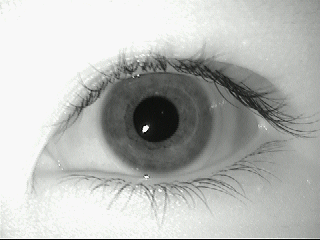
#> input picture P2/entradas/aeval1.bmp, 320 x 240 px; its folder holds only this picture in this run
$ python practica2.py
#> lines starting #> are read from the running program, lines starting #| are printed output that depends on the picture; after the words box and inside, x2 and y2 are one past the last pixel; in counts of white or black regions, pixels touching at a corner belong together
import cv2
import os
import numpy as np
from skimage.filters import sobel
from skimage.segmentation import active_contour

output_folders = [
    'salidas',
    'salidas/pestanas',
    'salidas/brillospupila',
    'salidas/irispupila',
    'salidas/esclerotica'
]

for folder in output_folders:
    os.makedirs(folder, exist_ok=True)

def detectar_pupila_iris(image):
    # Detecto círculos en la imagen que correspondan a pupila e iris
    circles_pupil = cv2.HoughCircles(image, cv2.HOUGH_GRADIENT, dp=1.2, minDist=20, param1=50, param2=30, minRadius=10, maxRadius=40)
    circles_iris = cv2.HoughCircles(image, cv2.HOUGH_GRADIENT, dp=1.2, minDist=20, param1=50, param2=30, minRadius=30, maxRadius=60)

    if circles_pupil is not None:
        circles_pupil = np.round(circles_pupil[0, :]).astype("int")
        pupil = circles_pupil[0]

    if circles_iris is not None:
        circles_iris = np.round(circles_iris[0, :]).astype("int")
        iris = circles_iris[0]

    return pupil, iris

def dibujar_parabola(image, top_left, bottom_right, orientation="U"):
    # Dibujo una parábola según puntos y orientación que se indica
    points = obtener_puntos_parabola(top_left, bottom_right, orientation)
    for x, y in points:
        if top_left[1] <= y < bottom_right[1]:
            image[y, x] = (255, 255, 0)

def obtener_puntos_parabola(top_left, bottom_right, orientation="U"):
    # Calculo los puntos de la parábola
    width = bottom_right[0] - top_left[0]
    height = bottom_right[1] - top_left[1]
    points = []

    a = 4 * height / (width * width)
    for x in range(top_left[0], bottom_right[0]):
        normalized_x = x - top_left[0]
        y_offset = int(a * (width / 2 - normalized_x) ** 2)
        y = bottom_right[1] - y_offset if orientation == "U" else top_left[1] + y_offset
        points.append((x, y))
    return points

def detectar_brillos_pupila(inImage, pupil):
    cv2.GaussianBlur(inImage, (5, 5), 0)

    # Ajusto el contraste de la imagen y detecto brillos dentro de la pupila
    contraste = np.array(255/np.log(1 + np.max(inImage)) * np.log(1 + inImage))

    contraste_pupila = np.logical_not(np.where(contraste > 160, 1, 0)).astype(np.uint8)

    # Creo una máscara para delimitar la pupila
    mask = np.zeros_like(contraste_pupila)
    if pupil is not None:
        cv2.circle(mask, (pupil[0], pupil[1]), pupil[2], 1, thickness=-1)

    contraste_pupila = cv2.bitwise_and(contraste_pupila, mask)

    contornos, _ = cv2.findContours(contraste_pupila, cv2.RETR_TREE, cv2.CHAIN_APPROX_SIMPLE)

    color_image = cv2.cvtColor(inImage, cv2.COLOR_GRAY2BGR)

    # Dibujo los contornos pequeños en rojo
    for c in contornos:
        if cv2.contourArea(c) < 500:
            cv2.drawContours(color_image, [c], 0, (0, 0, 255), 1)  # Contorno de brillos en rojo con grosor 2

    return color_image

def detectarPestanas(inImage, pupil, iris):

    #Dibujo los contornos de pupila e iris en la imagen, para facilitar el trabajo a Canny
    if pupil is not None:
        cv2.circle(inImage, (pupil[0], pupil[1]), pupil[2], 255, 1)
    if iris is not None:
        cv2.circle(inImage, (iris[0], iris[1]), iris[2], 255, 1)

    # Creo una máscara para no detectar pestañas en zonas muy superiores en la imagen
    mask = np.ones_like(inImage, dtype=np.uint8) * 255
    if iris is not None:
        limite_superior = max(0, iris[1] - iris[2] - 25)
        mask[0:limite_superior, :] = 0

    # Aplico Canny para detectar las pestañas
    edges= cv2.Canny(inImage, 100, 200)
    canny = cv2.bitwise_and(edges, edges, mask=mask)

    return canny


def detectar_esclerotica(inImage, top_parabola_points, bottom_parabola_points, iris):

    # Detecto la región de la esclerótica delimitada por dos parábolas y el iris
    mask = np.zeros(inImage.shape[:2], dtype=np.uint8)

    # Creo un contorno a partir de las parábolas
    top_points = np.array(top_parabola_points, dtype=np.int32)
    bottom_points = np.array(bottom_parabola_points, dtype=np.int32)
    contour_points = np.vstack((top_points, bottom_points[::-1]))
    cv2.fillPoly(mask, [contour_points], 255)

    if iris is not None:
        iris_mask = np.zeros_like(mask)
        cv2.circle(iris_mask, (iris[0], iris[1]), iris[2], 255, -1)
        mask = cv2.bitwise_and(mask, cv2.bitwise_not(iris_mask))

    thresh = cv2.adaptiveThreshold(inImage, 255, cv2.ADAPTIVE_THRESH_GAUSSIAN_C, cv2.THRESH_BINARY, 11, 2)

    kernel = np.ones((5, 5), np.uint8)
    sclera_region = cv2.morphologyEx(cv2.bitwise_and(mask, thresh), cv2.MORPH_CLOSE, kernel)

    return sclera_region

def procesar_imagen(filename, input_folder, output_folder):

    image = cv2.imread(os.path.join(input_folder, filename), cv2.IMREAD_GRAYSCALE)
    blurred = cv2.GaussianBlur(image, (11, 11), 2)

    pupil, iris = detectar_pupila_iris(blurred)
    brillos = detectar_brillos_pupila(image, pupil)
    pestanas = detectarPestanas(image, pupil, iris)

    color_image = cv2.cvtColor(image, cv2.COLOR_GRAY2BGR)

    if pupil is not None:
        cv2.circle(color_image, (pupil[0], pupil[1]), pupil[2], (255, 0, 0), 2)
    if iris is not None:
        cv2.circle(color_image, (iris[0], iris[1]), iris[2], (0, 255, 0), 2)

    cv2.imwrite(os.path.join(output_folder, 'irispupila', f"iris_pupila_{filename}"), color_image)
    cv2.imwrite(os.path.join(output_folder, 'brillospupila', f"brillos_{filename}"), brillos)
    cv2.imwrite(os.path.join(output_folder, 'pestanas', f"pestanas_{filename}"), pestanas)

    if pupil is not None and iris is not None:
        roi_left = int(iris[0] - iris[2] * 2.2)
        roi_right = int(iris[0] + iris[2] * 2.2)
        roi_top = int(iris[1] - iris[2])
        roi_bottom = int(iris[1] + iris[2] * 1.3)
        mid_y = (roi_top + roi_bottom) // 2

        top_parabola = obtener_puntos_parabola((roi_left, roi_top), (roi_right, mid_y), orientation="inverted_U")
        bottom_parabola = obtener_puntos_parabola((roi_left, mid_y), (roi_right, roi_bottom), orientation="U")
        sclera_region = detectar_esclerotica(image, top_parabola, bottom_parabola, iris)

        sclera_image = cv2.cvtColor(image, cv2.COLOR_GRAY2BGR)
        sclera_image[sclera_region > 0] = [0, 255, 255]
        cv2.circle(sclera_image, (iris[0], iris[1]), iris[2], (0, 255, 0), 2)
        cv2.circle(sclera_image, (pupil[0], pupil[1]), pupil[2], (255, 0, 0), 2)
        cv2.imwrite(os.path.join(output_folder, 'esclerotica', f"esclerotica_{filename}"), sclera_image)

        roi = image[roi_top:roi_bottom, roi_left:roi_right]
        image[roi_top:roi_bottom, roi_left:roi_right] = cv2.equalizeHist(roi)

        cv2.rectangle(color_image, (roi_left, roi_top), (roi_right, roi_bottom), (0, 0, 255), 2)
        cv2.line(color_image, (roi_left, mid_y), (roi_right, mid_y), (0, 0, 255), 2)
        dibujar_parabola(color_image, (roi_left, roi_top), (roi_right, mid_y), orientation="inverted_U")
        dibujar_parabola(color_image, (roi_left, mid_y), (roi_right, roi_bottom), orientation="U")
        cv2.imwrite(os.path.join(output_folder, f"resultado_{filename}"), color_image)
    else:
        print(f"No se encontró pupila ni iris en {filename}")

input_folder = 'entradas'
output_folder = 'salidas'

for filename in os.listdir(input_folder):
    if filename.endswith('.bmp'):
       procesar_imagen(filename, input_folder, output_folder)
#> in procesar_imagen, `blurred = cv2.GaussianBlur(image, (11, 11), 2)`:
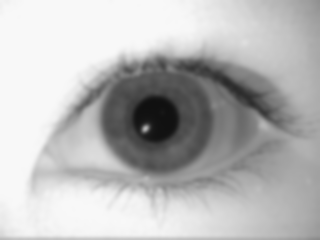
#> blurred: shape (240, 320); min 16, max 248, mean 185.1
#> in detectar_pupila_iris, `circles_pupil = cv2.HoughCircles(image, cv2.HOUGH_GRADIENT, dp=1.2, mi..`: circles_pupil = [[154.2, 118.2, 23.32]]
#> in detectar_pupila_iris, `circles_iris = cv2.HoughCircles(image, cv2.HOUGH_GRADIENT, dp=1.2, min..`: circles_iris = [[156.6, 119.4, 55.32], [135, 115.8, 56.52]]
#> in detectar_pupila_iris, `circles_pupil = np.round(circles_pupil[0, :]).astype("int")`: circles_pupil = [[154, 118, 23]]
#> in detectar_pupila_iris, `pupil = circles_pupil[0]`: pupil = [154, 118, 23]
#> in detectar_pupila_iris, `circles_iris = np.round(circles_iris[0, :]).astype("int")`: circles_iris = [[157, 119, 55], [135, 116, 57]]
#> in detectar_pupila_iris, `iris = circles_iris[0]`: iris = [157, 119, 55]
#> in procesar_imagen, `pupil, iris = detectar_pupila_iris(blurred)`: pupil = [154, 118, 23]; iris = [157, 119, 55]
#> in detectar_brillos_pupila, `contraste = np.array(255/np.log(1 + np.max(inImage)) * np.log(1 + inIm..`:
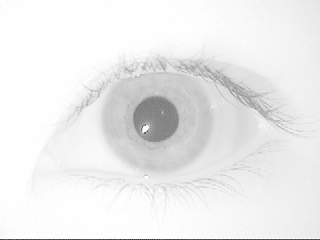
#> contraste: shape (240, 320) float16; min 50.78, max 254.9, mean 236.8
#> in detectar_brillos_pupila, `contraste_pupila = np.logical_not(np.where(contraste > 160, 1, 0)).ast..`: contraste_pupila: shape (240, 320); values 0 (black) and 1 (white), 2.4% white; 23 white regions (21 under 20 px), largest, box (x1, y1, x2, y2) and area: (133, 96, 179, 142) 1503, (0, 239, 320, 240) 320
#> in detectar_brillos_pupila, `cv2.circle(mask, (pupil[0], pupil[1]), pupil[2], 1, thickness=-1)`: mask: shape (240, 320); values 0 (black) and 1 (white), 2.2% white; 1 white region, box (x1, y1, x2, y2) and area: (131, 95, 178, 142) 1653
#> in detectar_brillos_pupila, `contraste_pupila = cv2.bitwise_and(contraste_pupila, mask)`:
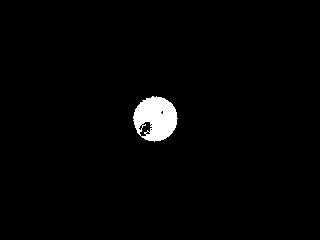
#> contraste_pupila: shape (240, 320); values 0 (black) and 1 (white), 1.9% white; 1 white region
#> in detectar_brillos_pupila, `contornos, _ = cv2.findContours(contraste_pupila, cv2.RETR_TREE, cv2.C..`: contornos = 7 contours, 5 with area under 20; largest, box (x1, y1, x2, y2) and area: (133, 96, 178, 142) 1487, (139, 121, 153, 137) 112
#> the loop in detectar_brillos_pupila, `for c in contornos:` made 7 passes
#> c on passes 3, 5: [[150, 129], [151, 128], [152, 129], [151, 130]], [[150, 124], [151, 123], [152, 124], [151, 125]]
#> after the loop in detectar_brillos_pupila, `for c in contornos:`: color_image: shape (240, 320, 3); mean B, G, R 184.7, 184.7, 184.9
#> in detectarPestanas, `limite_superior = max(0, iris[1] - iris[2] - 25)`: limite_superior = 39
#> in detectarPestanas, `edges= cv2.Canny(inImage, 100, 200)`: edges: shape (240, 320); 6% white in thin lines or dots, all inside (x1, y1, x2, y2) = (0, 43, 320, 240)
#> in procesar_imagen, `cv2.circle(color_image, (iris[0], iris[1]), iris[2], (0, 255, 0), 2)`:
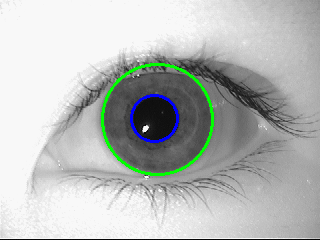
#> color_image: shape (240, 320, 3); mean B, G, R 184.4, 186.4, 183
#> in procesar_imagen, `roi_left = int(iris[0] - iris[2] * 2.2)`: roi_left = 35
#> in procesar_imagen, `roi_right = int(iris[0] + iris[2] * 2.2)`: roi_right = 278
#> in procesar_imagen, `roi_top = int(iris[1] - iris[2])`: roi_top = 64
#> in procesar_imagen, `roi_bottom = int(iris[1] + iris[2] * 1.3)`: roi_bottom = 190
#> in procesar_imagen, `mid_y = (roi_top + roi_bottom) // 2`: mid_y = 127
#> in procesar_imagen, `top_parabola = obtener_puntos_parabola((roi_left, roi_top), (roi_right..`: top_parabola = 243 pairs, first value 35 to 277, second value 64 to 127
#> in procesar_imagen, `bottom_parabola = obtener_puntos_parabola((roi_left, mid_y), (roi_righ..`: bottom_parabola = 243 pairs, first value 35 to 277, second value 127 to 190
#> in detectar_esclerotica, `top_points = np.array(top_parabola_points, dtype=np.int32)`: top_points has the same summary as top_parabola in procesar_imagen
#> in detectar_esclerotica, `bottom_points = np.array(bottom_parabola_points, dtype=np.int32)`: bottom_points has the same summary as bottom_parabola in procesar_imagen
#> in detectar_esclerotica, `contour_points = np.vstack((top_points, bottom_points[::-1]))`: contour_points = 486 pairs, first value 35 to 277, second value 64 to 190
#> in detectar_esclerotica, `cv2.fillPoly(mask, [contour_points], 255)`: mask: shape (240, 320); 27.2% white; 1 white region, box (x1, y1, x2, y2) and area: (35, 64, 278, 191) 20889
#> in detectar_esclerotica, `cv2.circle(iris_mask, (iris[0], iris[1]), iris[2], 255, -1)`: iris_mask: shape (240, 320); 12.3% white; 1 white region, box (x1, y1, x2, y2) and area: (102, 64, 213, 175) 9477
#> in detectar_esclerotica, `mask = cv2.bitwise_and(mask, cv2.bitwise_not(iris_mask))`: mask: shape (240, 320); 14.9% white; 1 white region, box (x1, y1, x2, y2) and area: (35, 64, 278, 191) 11412
#> in detectar_esclerotica, `thresh = cv2.adaptiveThreshold(inImage, 255, cv2.ADAPTIVE_THRESH_GAUSS..`:
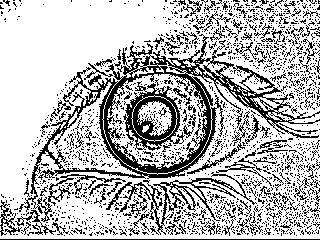
#> thresh: shape (240, 320); 72.3% white; black in thin lines or dots
#> in detectar_esclerotica, `sclera_region = cv2.morphologyEx(cv2.bitwise_and(mask, thresh), cv2.MO..`: sclera_region: shape (240, 320); 13.4% white; 4 white regions (3 under 20 px), largest, box (x1, y1, x2, y2) and area: (35, 64, 278, 191) 10312
#> in procesar_imagen, `image[roi_top:roi_bottom, roi_left:roi_right] = cv2.equalizeHist(roi)`:
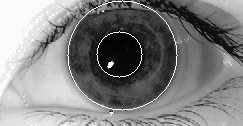
#> roi: shape (126, 243); min 0, max 255, mean 129.1
#> call 2 of dibujar_parabola, with top_left = (35, 127), bottom_right = (278, 190), orientation = 'U'
#> after the loop in dibujar_parabola (call 2), `for x, y in points:`:
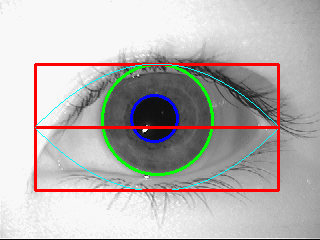
#> image: shape (240, 320, 3); mean B, G, R 178.7, 180.5, 185.4

$ run again, on P2/entradas/chongpkr2.bmp
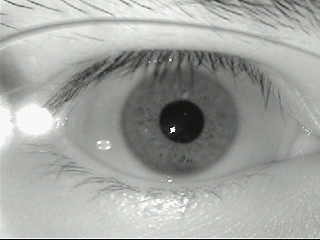
#> input picture P2/entradas/chongpkr2.bmp, 320 x 240 px
#> in detectar_pupila_iris, `circles_pupil = cv2.HoughCircles(image, cv2.HOUGH_GRADIENT, dp=1.2, mi..`: circles_pupil = [[181.8, 120.6, 21.88], [93, 39, 28.6]]
#> in detectar_pupila_iris, `circles_iris = cv2.HoughCircles(image, cv2.HOUGH_GRADIENT, dp=1.2, min..`: circles_iris = [[178.2, 117, 59.28]]
#> in detectar_pupila_iris, `circles_pupil = np.round(circles_pupil[0, :]).astype("int")`: circles_pupil = [[182, 121, 22], [93, 39, 29]]
#> in detectar_pupila_iris, `pupil = circles_pupil[0]`: pupil = [182, 121, 22]
#> in detectar_pupila_iris, `circles_iris = np.round(circles_iris[0, :]).astype("int")`: circles_iris = [[178, 117, 59]]
#> in detectar_pupila_iris, `iris = circles_iris[0]`: iris = [178, 117, 59]
#> in procesar_imagen, `pupil, iris = detectar_pupila_iris(blurred)`: pupil = [182, 121, 22]; iris = [178, 117, 59]
#> in detectar_brillos_pupila, `contraste_pupila = cv2.bitwise_and(contraste_pupila, mask)`:
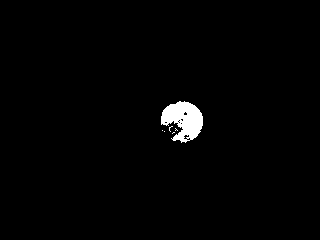
#> contraste_pupila: shape (240, 320); values 0 (black) and 1 (white), 1.5% white; 6 white regions (5 under 20 px)
#> contornos = 15 contours, 14 with area under 20; largest, box (x1, y1, x2, y2) and area: (161, 101, 203, 143) 1068
#> the loop in detectar_brillos_pupila, `for c in contornos:` made 15 passes
#> c on passes 1, 2, 3, 9, 10, 12, 13: [[173, 132], [172, 133], [173, 132], [174, 132]], [[164, 131]], [[162, 130]], [[180, 123], [181, 122], [182, 123], [181, 124]], [[178, 122], [179, 121], [180, 122], [179, 123]], [[177, 121], [178, 120], [179, 121], [178, 122]], [[178, 120], [179, 119], [180, 120], [179, 121]]
#> limite_superior = 33
#> edges: shape (240, 320); 6.4% white in thin lines or dots
#> canny: shape (240, 320); 4.5% white in thin lines or dots, all inside (x1, y1, x2, y2) = (0, 33, 320, 240)
#> roi_left = 48
#> roi_right = 307
#> roi_top = 58
#> roi_bottom = 193
#> mid_y = 125
#> top_parabola = 259 pairs, first value 48 to 306, second value 58 to 125
#> bottom_parabola = 259 pairs, first value 48 to 306, second value 125 to 193
#> top_points has the same summary as top_parabola in procesar_imagen
#> bottom_points has the same summary as bottom_parabola in procesar_imagen
#> contour_points = 518 pairs, first value 48 to 306, second value 58 to 193
#> iris_mask: shape (240, 320); 14.2% white; 1 white region, box (x1, y1, x2, y2) and area: (119, 58, 238, 177) 10913
#> thresh: shape (240, 320); 65.2% white; black in thin lines or dots
#> sclera_region: shape (240, 320); 15.2% white; 2 white regions (1 under 20 px), largest, box (x1, y1, x2, y2) and area: (48, 59, 307, 194) 11680
#> after the loop in dibujar_parabola (call 2), `for x, y in points:`:
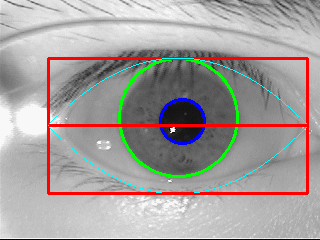
#> image: shape (240, 320, 3); mean B, G, R 157.9, 159.9, 165.1

$ run again, on P2/entradas/kelvinl1.bmp
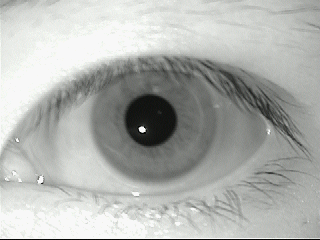
#> input picture P2/entradas/kelvinl1.bmp, 320 x 240 px
#> in detectar_pupila_iris, `circles_pupil = cv2.HoughCircles(image, cv2.HOUGH_GRADIENT, dp=1.2, mi..`: circles_pupil = [[150.6, 120.6, 25.96]]
#> in detectar_pupila_iris, `circles_iris = cv2.HoughCircles(image, cv2.HOUGH_GRADIENT, dp=1.2, min..`: circles_iris = [[157.8, 123, 57.96], [177, 106.2, 35.4]]
#> in detectar_pupila_iris, `circles_pupil = np.round(circles_pupil[0, :]).astype("int")`: circles_pupil = [[151, 121, 26]]
#> in detectar_pupila_iris, `pupil = circles_pupil[0]`: pupil = [151, 121, 26]
#> in detectar_pupila_iris, `circles_iris = np.round(circles_iris[0, :]).astype("int")`: circles_iris = [[158, 123, 58], [177, 106, 35]]
#> in detectar_pupila_iris, `iris = circles_iris[0]`: iris = [158, 123, 58]
#> in procesar_imagen, `pupil, iris = detectar_pupila_iris(blurred)`: pupil = [151, 121, 26]; iris = [158, 123, 58]
#> in detectar_brillos_pupila, `contraste_pupila = cv2.bitwise_and(contraste_pupila, mask)`:
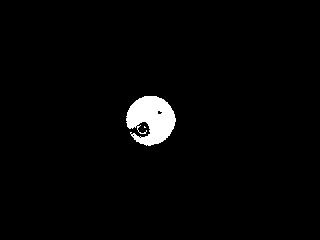
#> contraste_pupila: shape (240, 320); values 0 (black) and 1 (white), 2.2% white; 2 white regions (1 under 20 px)
#> contornos = 5 contours, 4 with area under 20; largest, box (x1, y1, x2, y2) and area: (126, 96, 176, 146) 1605
#> the loop in detectar_brillos_pupila, `for c in contornos:` made 5 passes
#> c on passes 1, 3, 4: [[144, 126], [144, 127], [145, 127]], [[139, 137], [140, 136], [141, 137], [140, 138]], [[132, 135], [133, 134], [134, 135], [133, 136]]
#> limite_superior = 40
#> edges: shape (240, 320); 5% white in thin lines or dots
#> canny: shape (240, 320); 5% white in thin lines or dots, all inside (x1, y1, x2, y2) = (0, 53, 320, 240)
#> roi_left = 30
#> roi_right = 285
#> roi_top = 65
#> roi_bottom = 198
#> mid_y = 131
#> top_parabola = 255 pairs, first value 30 to 284, second value 65 to 131
#> bottom_parabola = 255 pairs, first value 30 to 284, second value 131 to 198
#> top_points has the same summary as top_parabola in procesar_imagen
#> bottom_points has the same summary as bottom_parabola in procesar_imagen
#> contour_points = 510 pairs, first value 30 to 284, second value 65 to 198
#> iris_mask: shape (240, 320); 13.7% white; 1 white region, box (x1, y1, x2, y2) and area: (100, 65, 217, 182) 10557
#> thresh: shape (240, 320); 67% white; black in thin lines or dots
#> sclera_region: shape (240, 320); 14.4% white; 2 white regions (1 under 20 px), largest, box (x1, y1, x2, y2) and area: (30, 66, 285, 199) 11051
#> after the loop in dibujar_parabola (call 2), `for x, y in points:`:
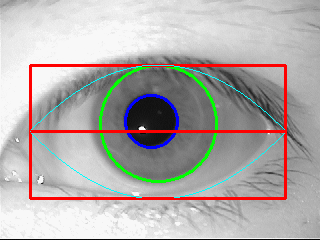
#> image: shape (240, 320, 3); mean B, G, R 170.8, 172.6, 177.7

$ run again, on P2/entradas/aevar1.bmp
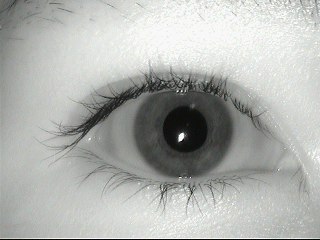
#> input picture P2/entradas/aevar1.bmp, 320 x 240 px
#> in detectar_pupila_iris, `circles_pupil = cv2.HoughCircles(image, cv2.HOUGH_GRADIENT, dp=1.2, mi..`: circles_pupil = [[185.4, 129, 22.96]]
#> in detectar_pupila_iris, `circles_iris = cv2.HoughCircles(image, cv2.HOUGH_GRADIENT, dp=1.2, min..`: circles_iris = [[181.8, 130.2, 48.6]]
#> in detectar_pupila_iris, `circles_pupil = np.round(circles_pupil[0, :]).astype("int")`: circles_pupil = [[185, 129, 23]]
#> in detectar_pupila_iris, `pupil = circles_pupil[0]`: pupil = [185, 129, 23]
#> in detectar_pupila_iris, `circles_iris = np.round(circles_iris[0, :]).astype("int")`: circles_iris = [[182, 130, 49]]
#> in detectar_pupila_iris, `iris = circles_iris[0]`: iris = [182, 130, 49]
#> in procesar_imagen, `pupil, iris = detectar_pupila_iris(blurred)`: pupil = [185, 129, 23]; iris = [182, 130, 49]
#> contornos = 3 contours, 1 with area under 20; largest, box (x1, y1, x2, y2) and area: (163, 106, 208, 152) 1529, (175, 128, 190, 146) 168
#> the loop in detectar_brillos_pupila, `for c in contornos:` made 3 passes
#> limite_superior = 56
#> edges: shape (240, 320); 5.2% white in thin lines or dots
#> canny: shape (240, 320); 4.7% white in thin lines or dots, all inside (x1, y1, x2, y2) = (0, 59, 320, 240)
#> roi_left = 74
#> roi_right = 289
#> roi_top = 81
#> roi_bottom = 193
#> mid_y = 137
#> top_parabola = 215 pairs, first value 74 to 288, second value 81 to 137
#> bottom_parabola = 215 pairs, first value 74 to 288, second value 137 to 193
#> top_points has the same summary as top_parabola in procesar_imagen
#> bottom_points has the same summary as bottom_parabola in procesar_imagen
#> contour_points = 430 pairs, first value 74 to 288, second value 81 to 193
#> iris_mask: shape (240, 320); 9.8% white; 1 white region, box (x1, y1, x2, y2) and area: (133, 81, 232, 180) 7525
#> thresh: shape (240, 320); 64.8% white; black in thin lines or dots
#> sclera_region: shape (240, 320); 10.5% white; 4 white regions (3 under 20 px), largest, box (x1, y1, x2, y2) and area: (74, 82, 289, 194) 8014
#> after the loop in dibujar_parabola (call 2), `for x, y in points:`:
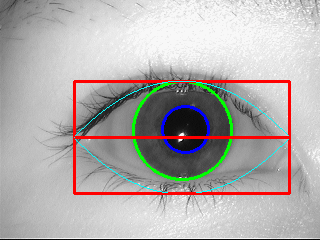
#> image: shape (240, 320, 3); mean B, G, R 172.6, 174, 178.4
